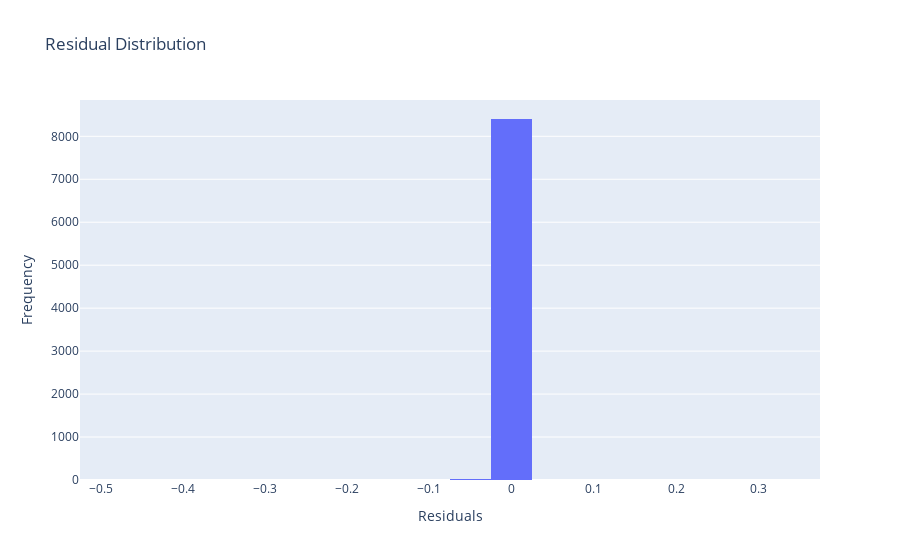

The code cell stored with this chart in its notebook:
### Code cell
# Predict probabilities for the positive class
y_pred_probs = best_model.predict_proba(X_test)[:, 1]

# Calculate residuals (difference between true binary labels and predicted probabilities)
residuals = y_test - y_pred_probs

# Assuming you have the true labels y_test and the predicted probabilities y_pred_probs from your best_model
# residuals = y_test - y_pred_probs  # Uncomment this line if you have y_test and y_pred_probs

# Create the Plotly histogram of the residuals
fig = px.histogram(x=residuals, nbins=20, title='Residual Distribution')
fig.update_layout(xaxis_title='Residuals', yaxis_title='Frequency')
# Show the plot in your environment
fig.show()

### Figure 1 — Plotly figure (JSON) as saved in the notebook; plotly's stock layout.template omitted (floating-point values rounded to 4 significant figures; data arrays with more than 128 entries replaced by an {"elided": "..."} marker saying what was removed)
{"data": [{"alignmentgroup": "True", "bingroup": "x", "hovertemplate": "x=%{x}<br>count=%{y}<extra></extra>", "legendgroup": "", "marker": {"color": "#636efa", "pattern": {"shape": ""}}, "name": "", "nbinsx": 20, "offsetgroup": "", "orientation": "v", "showlegend": false, "type": "histogram", "x": {"elided": "8432 float values"}, "xaxis": "x", "yaxis": "y"}], "layout": {"barmode": "relative", "legend": {"tracegroupgap": 0}, "title": {"text": "Residual Distribution"}, "xaxis": {"anchor": "y", "domain": [0, 1], "title": {"text": "Residuals"}}, "yaxis": {"anchor": "x", "domain": [0, 1], "title": {"text": "Frequency"}}}}
